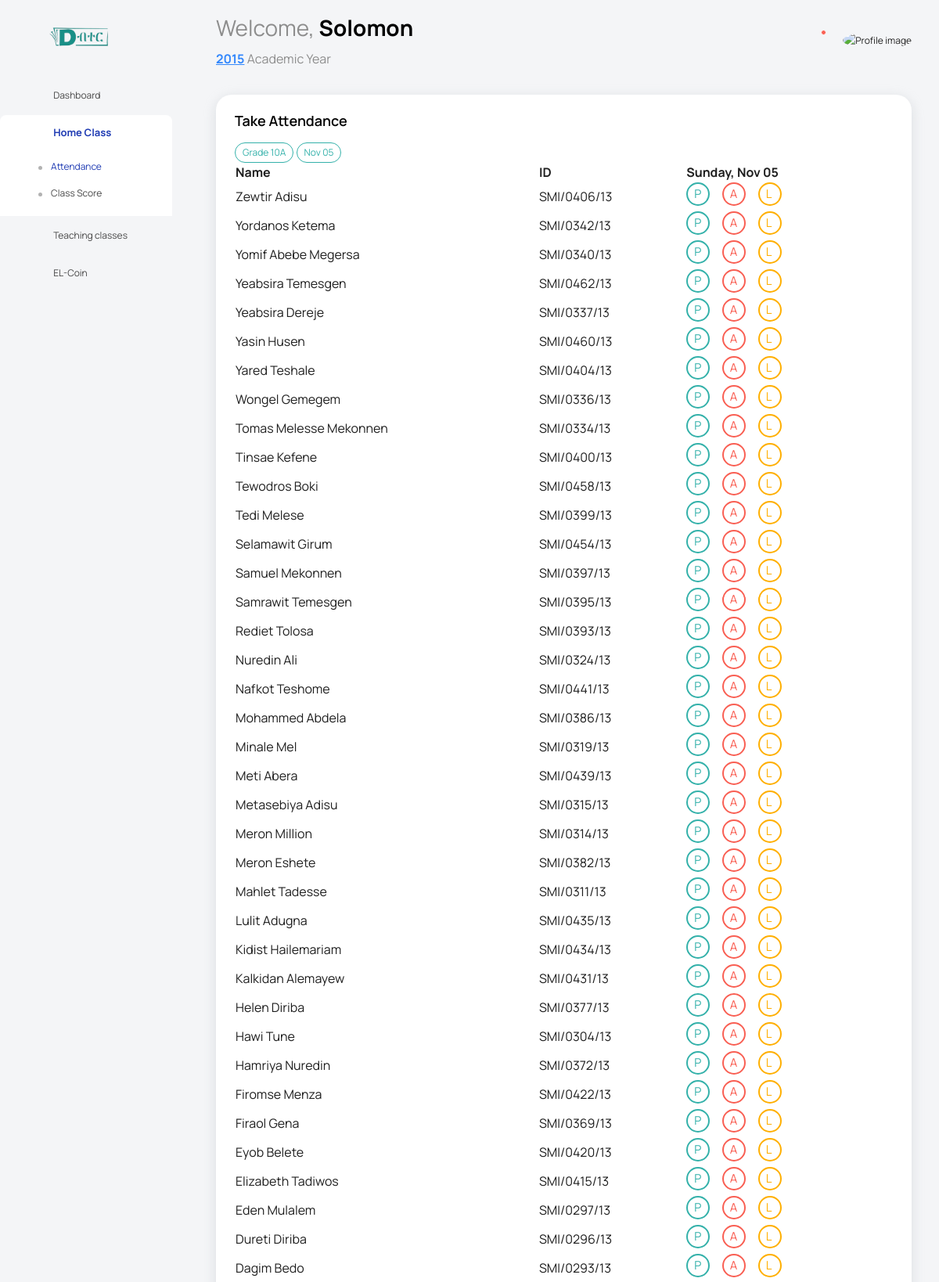
/teacher-acc/homeclass/7/attendance/take/ (signed in, upper part), run on the app's committed database.
### accyear/models.py (models this page shows, shortened)
class AccadamicYear(models.Model):
    STATUS_CHOICE = (('Active', 'Active'),
                     ('Creating', 'Creating'),
                     ('Close', 'Close'))
    name_EC = models.CharField(max_length=4)
    name_GC = models.CharField(max_length=9)
    status = models.CharField(max_length=10, null=True, blank=True)
    created = models.DateTimeField(auto_now_add=True)
    updated = models.DateTimeField(auto_now=True)
    class Meta:
        ordering = ['-created']

class Grade(models.Model):
    acc_yr = models.ForeignKey(AccadamicYear, related_name='grades', on_delete=models.CASCADE)
    grade_num = models.PositiveIntegerField(blank=True, null=True)
    section = models.CharField(max_length=2, blank=True, null=True)
    created = models.DateTimeField(auto_now_add=True)
    updated = models.DateTimeField(auto_now=True)
    class Meta:
        ordering = ['-created']

class GradeStudent(models.Model):
    grade = models.ForeignKey(Grade, related_name='students', on_delete=models.CASCADE)
    student = models.ForeignKey(Student, related_name='grade', on_delete=models.CASCADE)
    created = models.DateTimeField(auto_now_add=True)
    updated = models.DateTimeField(auto_now=True)
    class Meta:
        ordering = ['-created']

### acctype/models.py (models this page shows, shortened)
class Student(models.Model):
    GENDER_CHOICE = (('Male', 'Male'),
                     ('Female', 'Female'))
    user = models.ForeignKey(User, related_name='student', on_delete=models.CASCADE)
    stud_id = models.CharField(max_length=50, unique=True)
    gender = models.CharField(max_length=20, choices=GENDER_CHOICE)
    birth_date = models.DateField(blank=True, null=True)
    phone = models.CharField(max_length=10, blank=True, null=True)
    profile_pic = models.ImageField(upload_to="student/profile_pic/", blank=True, null=True)
    created = models.DateTimeField(auto_now_add=True)
    updated = models.DateTimeField(auto_now=True)
    class Meta:
        ordering = ['-created']

### adminpanel/views.py (the view)
# urls.py: path('teacher-acc/homeclass/<pk>/attendance/take/', views.attendance_take, name='attendance_take'),
@user_passes_test(lambda u: u.groups.filter(name='teacher').exists())
def attendance_take(request, pk):
    try:
        yr = AccadamicYear.objects.filter(status="Active")[0]
    except:
        yr = 'no'
    if yr != 'no':
        grade = Grade.objects.get(id=pk)
        today = date.today()
    else:
        return redirect("acc_year:yr_setup")
    return render(request, 'pages/teacher/attendance-take.html', {'w': 'Hc', 'yr': yr, 'grade': grade, 'today': today})

### adminpanel/templates/pages/teacher/attendance-take.html (shortened to what this page needs)
{% extends 'admin_base.html' %}
{% load static %}
{% block content %}
{% if yr != 'no' %}
<div class="row">
    <div class="col-md-12">
        <div class="card">
        <div class="card-body">
            <h4 class="card-title">Take Attendance</h4>
            <div class="badge badge-success">Grade {{ grade.grade_num }}{{ grade.section }}</div>
            <div class="badge badge-success">{{ today|date:"M d" }}</div>
            <br>
            <div class="table-responsive">
                <table id="example" class="display" style="width:100%">
                    <thead>
                        <tr>
                            <th>Name</th>
                            <th>ID</th>
                            <th>{{ today|date:"l" }}, {{ today|date:"M d" }}</th>
                        </tr>
                    </thead>
                    <tbody>
                        {% for stud in grade.students.all %}
                        <tr>
                            <td>{{ stud.student.user.first_name }} {{ stud.student.user.last_name }}</td>
                            <td>{{ stud.student.stud_id }}</td>
                            <td>
                                <label>
                                    <input class="p" type="radio" value="Present" name="{{ stud.student.id }}"/>
                                    <span class="ps">P</span>
                                </label>
                                <label>
                                    <input class="a" type="radio" value="Absent" name="{{ stud.student.id }}"/>
                                    <span class="as">A</span>
                                </label>
                                <label>
                                    <input class="l" type="radio" value="Leave" name="{{ stud.student.id }}"/>
                                    <span class="ls">L</span>
                                </label>
                            </td>
                        </tr>
                        {% endfor %}
                    </tbody>
                </table>
            </div>
            <br>
        </div>
        </div><br><br><br>
    </div>
</div>
{% endif %}
</div>
{% endblock %}

### adminpanel/templates/admin_topnav.html (shortened to what this page needs)
{% load static %}
<nav class="navbar default-layout col-lg-12 col-12 p-0 fixed-top d-flex align-items-top flex-row">
    <div class="text-center navbar-brand-wrapper d-flex align-items-center justify-content-start">
    <div class="me-3">
        <button class="navbar-toggler navbar-toggler align-self-center" type="button" data-bs-toggle="minimize">
        <span class="icon-menu"></span>
        </button>
    </div>
    <div>
        <a class="navbar-brand brand-logo" href="{% static 'adminpanel/index.html' %}">
        <img src="{% static 'adminpanel/images/logo.png' %}" alt="logo" />
        </a>
    </div>
    </div>
    <div class="navbar-menu-wrapper d-flex align-items-top">
    <ul class="navbar-nav">
        <li class="nav-item font-weight-semibold d-none d-lg-block ms-0">
            <h1 class="welcome-text">Welcome, <span class="text-black fw-bold">{{ request.user.first_name }}</span></h1>
            {% if yr != 'no' %}
                <h3 class="welcome-sub-text"><span style="color: #3488FC"><u><b>{{ yr.name_EC }}</b></u></span> Academic Year</h3>
            {% endif %}
        </li>
    </ul>
    <ul class="navbar-nav ms-auto">
        <li class="nav-item">
        <form class="search-form" action="#">
            <i class="icon-search"></i>
            <input type="search" class="form-control" placeholder="Search Here" title="Search here">
        </form>
        </li>
        <li class="nav-item dropdown">
        <a class="nav-link count-indicator" id="notificationDropdown" href="#" data-bs-toggle="dropdown">
            <i class="icon-mail icon-lg"></i>
        </a>
        </li>
        <li class="nav-item dropdown">
        <a class="nav-link count-indicator" id="countDropdown" href="#" data-bs-toggle="dropdown" aria-expanded="false">
            <i class="icon-bell"></i>
            <span class="count"></span>
        </a>
        </li>
        <li class="nav-item dropdown d-none d-lg-block user-dropdown">
        <a class="nav-link" id="UserDropdown" href="#" data-bs-toggle="dropdown" aria-expanded="false">
            {% if request.user.student.all > 0 %}
            <img class="img-md rounded-circle" style="width: 40px" src="{% if request.user.student.profil_pic %}{{ request.user.student.profile_pi }}{% else %}{% static 'noprofile.png' %}{% endif %}" alt="Profile image">
            {% elif request.user.teacher.all > 0  %}
            <img class="img-md rounded-circle" style="width: 40px" src="{% if request.user.teacher.profil_pic %}{{ request.user.teacher.profile_pi }}{% else %}{% static 'noprofile.png' %}{% endif %}" alt="Profile image">
            {% elif request.user.parent.all > 0  %}
            <img class="img-md rounded-circle" style="width: 40px" src="{% if request.user.parent.profil_pic %}{{ request.user.parent.profile_pi }}{% else %}{% static 'noprofile.png' %}{% endif %}" alt="Profile image">
            {% else %}
            <img class="img-md rounded-circle" style="width: 40px" src="{% static 'noprofile.png' %}" alt="Profile image">
            {% endif %}
        </a>
        </li>
    </ul>
    </div>
</nav>

### adminpanel/templates/admin_static.html (style rules this page uses)
th::after { content: none; }

### adminpanel/templates/pages/teacher/attendance-take.html (style rules this page uses)
input[type="radio"].p { width: 30px; height: 30px; border-radius: 15px; border: 2px solid #34B1AA; background-color: white; -webkit-appearance: none; -moz-appearance: none; }
input[type="radio"].a { width: 30px; height: 30px; border-radius: 15px; border: 2px solid #F95F53; background-color: white; -webkit-appearance: none; -moz-appearance: none; }
input[type="radio"].l { width: 30px; height: 30px; border-radius: 15px; border: 2px solid #ffaf00; background-color: white; -webkit-appearance: none; -moz-appearance: none; }
label span.ps { position: relative; left: -23px; font-size: 15px; color: #34B1AA; }
label span.as { position: relative; left: -23px; font-size: 15px; color: #F95F53; }
label span.ls { position: relative; left: -23px; font-size: 15px; color: #ffaf00; }
label span { position: relative; top: -10px; }

### data on the page
AccadamicYear: name_EC "2015"
Grade: grade_num "10", section "A"
GradeStudent: student.user.first_name "Zewtir", student.user.last_name "Adisu", student.stud_id "SMI/0406/13"
GradeStudent: student.user.first_name "Yordanos", student.user.last_name "Ketema", student.stud_id "SMI/0342/13"
GradeStudent: student.user.first_name "Yomif", student.user.last_name "Abebe Megersa", student.stud_id "SMI/0340/13"
GradeStudent: student.user.first_name "Yeabsira", student.user.last_name "Temesgen", student.stud_id "SMI/0462/13"
GradeStudent: student.user.first_name "Yeabsira", student.user.last_name "Dereje", student.stud_id "SMI/0337/13"
GradeStudent: student.user.first_name "Yasin", student.user.last_name "Husen", student.stud_id "SMI/0460/13"
GradeStudent: student.user.first_name "Yared", student.user.last_name "Teshale", student.stud_id "SMI/0404/13"
GradeStudent: student.user.first_name "Wongel", student.user.last_name "Gemegem", student.stud_id "SMI/0336/13"
GradeStudent: student.user.first_name "Tomas", student.user.last_name "Melesse Mekonnen", student.stud_id "SMI/0334/13"
GradeStudent: student.user.first_name "Tinsae", student.user.last_name "Kefene", student.stud_id "SMI/0400/13"
GradeStudent: student.user.first_name "Tewodros", student.user.last_name "Boki", student.stud_id "SMI/0458/13"
GradeStudent: student.user.first_name "Tedi", student.user.last_name "Melese", student.stud_id "SMI/0399/13"
GradeStudent: student.user.first_name "Selamawit", student.user.last_name "Girum", student.stud_id "SMI/0454/13"
GradeStudent: student.user.first_name "Samuel", student.user.last_name "Mekonnen", student.stud_id "SMI/0397/13"
GradeStudent: student.user.first_name "Samrawit", student.user.last_name "Temesgen", student.stud_id "SMI/0395/13"
GradeStudent: student.user.first_name "Rediet", student.user.last_name "Tolosa", student.stud_id "SMI/0393/13"
GradeStudent: student.user.first_name "Nuredin", student.user.last_name "Ali", student.stud_id "SMI/0324/13"
GradeStudent: student.user.first_name "Nafkot", student.user.last_name "Teshome", student.stud_id "SMI/0441/13"
GradeStudent: student.user.first_name "Mohammed", student.user.last_name "Abdela", student.stud_id "SMI/0386/13"
GradeStudent: student.user.first_name "Minale", student.user.last_name "Mel", student.stud_id "SMI/0319/13"
GradeStudent: student.user.first_name "Meti", student.user.last_name "Abera", student.stud_id "SMI/0439/13"
GradeStudent: student.user.first_name "Metasebiya", student.user.last_name "Adisu", student.stud_id "SMI/0315/13"
GradeStudent: student.user.first_name "Meron", student.user.last_name "Million", student.stud_id "SMI/0314/13"
GradeStudent: student.user.first_name "Meron", student.user.last_name "Eshete", student.stud_id "SMI/0382/13"
GradeStudent: student.user.first_name "Mahlet", student.user.last_name "Tadesse", student.stud_id "SMI/0311/13"
GradeStudent: student.user.first_name "Lulit", student.user.last_name "Adugna", student.stud_id "SMI/0435/13"
GradeStudent: student.user.first_name "Kidist", student.user.last_name "Hailemariam", student.stud_id "SMI/0434/13"
GradeStudent: student.user.first_name "Kalkidan", student.user.last_name "Alemayew", student.stud_id "SMI/0431/13"
GradeStudent: student.user.first_name "Helen", student.user.last_name "Diriba", student.stud_id "SMI/0377/13"
GradeStudent: student.user.first_name "Hawi", student.user.last_name "Tune", student.stud_id "SMI/0304/13"
GradeStudent: student.user.first_name "Hamriya", student.user.last_name "Nuredin", student.stud_id "SMI/0372/13"
GradeStudent: student.user.first_name "Firomse", student.user.last_name "Menza", student.stud_id "SMI/0422/13"
GradeStudent: student.user.first_name "Firaol", student.user.last_name "Gena", student.stud_id "SMI/0369/13"
GradeStudent: student.user.first_name "Eyob", student.user.last_name "Belete", student.stud_id "SMI/0420/13"
GradeStudent: student.user.first_name "Elizabeth", student.user.last_name "Tadiwos", student.stud_id "SMI/0415/13"
GradeStudent: student.user.first_name "Eden", student.user.last_name "Mulalem", student.stud_id "SMI/0297/13"
GradeStudent: student.user.first_name "Dureti", student.user.last_name "Diriba", student.stud_id "SMI/0296/13"
GradeStudent: student.user.first_name "Dagim", student.user.last_name "Bedo", student.stud_id "SMI/0293/13"

### other printed values
{{ request.user.first_name }} "Solomon"
